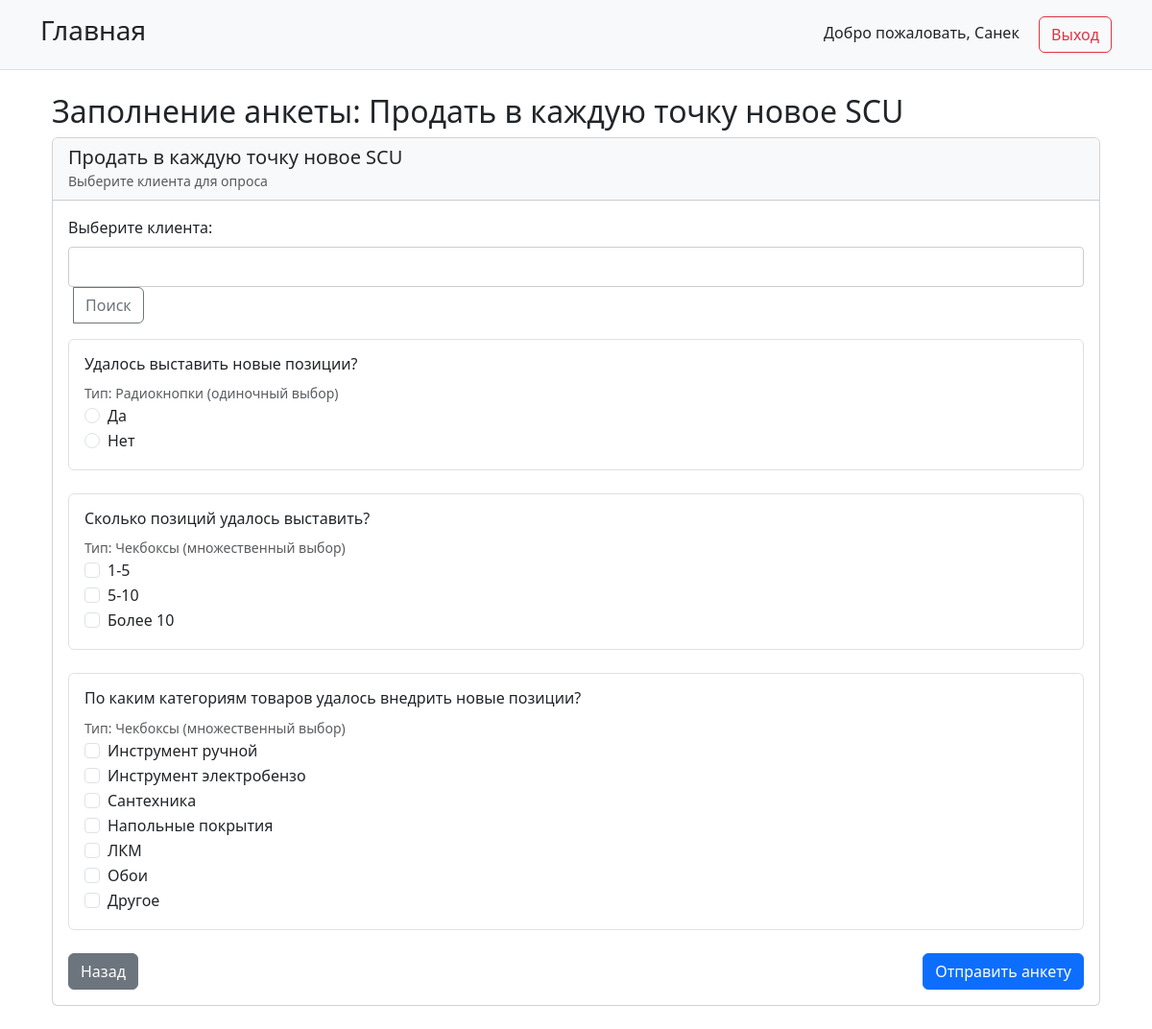
Page /tasks/survey/20/ (signed in) on the committed database.
### users/models.py (models this page shows, shortened)
class CustomUser(AbstractUser):
    role = models.CharField(
        _('Роль'),
        max_length=20,
        choices=Role.choices,
        default=Role.EMPLOYEE
    )
    phone = models.CharField(
        _('Телефон'),
        max_length=20,
        blank=True,
        null=True
    )
    groups = models.ManyToManyField(
        Group,
        verbose_name=_('groups'),
        blank=True,
        help_text=_(
            'The groups this user belongs to. A user will get all permissions '
            'granted to each of their groups.'
        ),
        related_name='customuser_set',
        related_query_name='customuser',
    )
    user_permissions = models.ManyToManyField(
        Permission,
        verbose_name=_('user permissions'),
        blank=True,
        help_text=_('Specific permissions for this user.'),
        related_name='customuser_set',
        related_query_name='customuser',
    )
    class Meta:
        verbose_name = _('Пользователь')
        verbose_name_plural = _('Пользователи')

### tasks/models.py (models this page shows, shortened)
class Task(models.Model):
    title = models.CharField(_('Название задачи'), max_length=200)
    description = models.TextField(_('Описание'), blank=True, null=True)
    task_type = models.CharField(
        _('Тип задачи'),
        max_length=20,
        choices=TaskType.choices
    )
    status = models.CharField(
        _('Статус'),
        max_length=20,
        choices=TaskStatus.choices,
        default=TaskStatus.DRAFT
    )
    is_active = models.BooleanField(_('Активная'), default=True)
    assigned_to = models.ForeignKey(
        CustomUser,
        on_delete=models.SET_NULL,
        null=True,
        blank=True,
        limit_choices_to={'role': UserRoles.EMPLOYEE},
        verbose_name=_('Назначено сотруднику')
    )
    client = models.ForeignKey(
        Client,
        on_delete=models.SET_NULL,
        null=True,
        blank=True,
        verbose_name=_('Клиент')
    )
    created_by = models.ForeignKey(
        CustomUser,
        on_delete=models.SET_NULL,
        null=True,
        related_name='created_tasks',
        limit_choices_to={'role': UserRoles.MODERATOR},
        verbose_name=_('Создано модератором')
    )
    created_at = models.DateTimeField(_('Создано'), auto_now_add=True)
    updated_at = models.DateTimeField(_('Обновлено'), auto_now=True)
    moderator_comment = models.TextField(
        _('Комментарий модератора'),
        blank=True,
        null=True
    )
    target_count = models.PositiveIntegerField(
        _('Целевое количество ответов'),
        default=0,
        help_text=_('Для анкет: сколько клиентов нужно опросить')
    )
    current_count = models.PositiveIntegerField(
        _('Текущее количество ответов'),
        default=0
    )
    def can_be_viewed_by(self, user):
        if user.role == UserRoles.MODERATOR:
            return True
        if user.role == UserRoles.EMPLOYEE:
            return (
                self.status in [TaskStatus.SENT, TaskStatus.REWORK, TaskStatus.ON_CHECK] and
                self.is_active and
                (self.assigned_to == user or self.assigned_to is None)
            )
        return False
    class Meta:
        verbose_name = _('Задача')
        verbose_name_plural = _('Задачи')
        ordering = ['-created_at']

class SurveyQuestion(models.Model):
    QUESTION_TYPE_CHOICES = [
                ('TEXT', 'Текстовое поле'),
                ('TEXT_SHORT', 'Короткое текстовое поле (20 символов)'),
                ('RADIO', 'Радиокнопки (одиночный выбор)'),
                ('CHECKBOX', 'Чекбоксы (множественный выбор)'),
                ('SELECT_SINGLE', 'Выбор из списка (одиночный выбор)'),
                ('SELECT_MULTIPLE', 'Выбор из списка (множественный выбор)'),
                ('PHOTO', 'Фото'),
            ]
    task = models.ForeignKey(
        'Task',
        on_delete=models.CASCADE,
        limit_choices_to={'task_type': TaskType.SURVEY},
        related_name='questions',
        verbose_name=_('Задача')
    )
    question_text = models.CharField(_('Текст вопроса'), max_length=500)
    order = models.PositiveIntegerField(_('Порядок'), default=0)
    question_type = models.CharField(
        _('Тип вопроса'),
        max_length=20,
        choices=QUESTION_TYPE_CHOICES,
        default='TEXT'
    )
    created_at = models.DateTimeField(_('Создано'), auto_now_add=True)
    def has_custom_choices(self):
        return self.choices.exists()
    class Meta:
        verbose_name = _('Вопрос анкеты')
        verbose_name_plural = _('Вопросы анкет')
        ordering = ['order']

class SurveyQuestionChoice(models.Model):
    question = models.ForeignKey(
        SurveyQuestion,
        on_delete=models.CASCADE,
        related_name='choices',
        verbose_name=_('Вопрос')
    )
    choice_text = models.CharField(_('Текст варианта'), max_length=200)
    is_correct = models.BooleanField(_('Правильный ответ'), default=False)
    order = models.PositiveIntegerField(_('Порядок'), default=0)
    class Meta:
        verbose_name = _('Вариант ответа')
        verbose_name_plural = _('Варианты ответов')
        ordering = ['order']

### tasks/views.py (the view, shortened to what this page needs)
# urls.py: path('survey/<int:task_id>/', views.SurveyResponseView.as_view(), name='survey_response'),
class SurveyResponseView(LoginRequiredMixin, FormView):
    template_name = 'tasks/survey_form.html'
    form_class = SurveyResponseForm
    def get_form_kwargs(self):
        kwargs = super().get_form_kwargs()
        task_id = self.kwargs['task_id']
        task = get_object_or_404(Task, id=task_id)
        if not task.can_be_viewed_by(self.request.user):
            raise Http404(_("Задача не найдена или недоступна"))
        if task.task_type != TaskType.SURVEY:
            raise Http404(_("Задача не является анкетой"))
        kwargs['task'] = task
        kwargs['user'] = self.request.user
        return kwargs
    def get_context_data(self, **kwargs):
        context = super().get_context_data(**kwargs)
        task_id = self.kwargs['task_id']
        context['task'] = get_object_or_404(Task, id=task_id)
        context['title'] = _('Заполнение анкеты')
        return context

### tasks/templatetags/form_tags.py (called while the page is built)
@register.filter
def get_item(dictionary, key):
    return dictionary.get(f'question_{key}')

### templates/tasks/survey_form.html (shortened to what this page needs)
{% extends 'base.html' %}
{% load i18n form_tags static %}
{% block content %}
<div class="container mt-4">
    <div class="row">
        <div class="col-md-12">
            <h2>{% trans 'Заполнение анкеты' %}: {{ task.title }}</h2>
            <div class="card mb-4">
                <div class="card-header bg-light">
                    <h5 class="mb-0">{{ task.title }}</h5>
                    {% if not task.client %}
                        <small class="text-muted">{% trans 'Выберите клиента для опроса' %}</small>
                    {% else %}
                        <small class="text-muted">{% trans 'Клиент' %}: {{ task.client.name }}</small>
                    {% endif %}
                </div>
                <div class="card-body">
                    <form method="post" enctype="multipart/form-data">
                        {% if not task.client %}
                            <div class="form-group mb-3">
                                <label for="id_client" class="form-label">Выберите клиента:</label>
                                <div id="client-input-container">
                                    <input type="text" name="selected_client" id="id_client" class="form-control" required>
                                </div>
                            </div>
                        {% endif %}
                        {% for question in task.questions.all %}
                            <div class="mb-4 p-3 border rounded">
                                <h6>{{ question.question_text }}</h6>
                                <small class="text-muted">{% trans 'Тип:' %} {{ question.get_question_type_display }}</small>
                                {% if question.question_type == 'TEXT' %}
                                    <textarea class="form-control" name="question_{{ question.id }}" id="question_{{ question.id }}" rows="5"></textarea>
                                {% elif question.question_type == 'TEXT_SHORT' %}
                                    <input type="text" class="form-control" name="question_{{ question.id }}" id="question_{{ question.id }}" maxlength="20">
                                    <small class="text-muted">Максимум 20 символов</small>
                                {% elif question.question_type == 'RADIO' %}
                                    {% if question.has_custom_choices %}
                                        {% for choice in question.choices.all %}
                                            <div class="form-check">
                                                <input class="form-check-input" type="radio"
                                                       name="question_{{ question.id }}"
                                                       id="question_{{ question.id }}_{{ choice.id }}"
                                                       value="{{ choice.id }}">
                                                <label class="form-check-label" for="question_{{ question.id }}_{{ choice.id }}">
                                                    {{ choice.choice_text }}
                                                </label>
                                            </div>
                                        {% endfor %}
                                    {% else %}
                                        <div class="form-check">
                                            <input class="form-check-input" type="radio" name="question_{{ question.id }}" value="да" id="question_{{ question.id }}_yes">
                                            <label class="form-check-label" for="question_{{ question.id }}_yes">Да</label>
                                        </div>
                                        <div class="form-check">
                                            <input class="form-check-input" type="radio" name="question_{{ question.id }}" value="нет" id="question_{{ question.id }}_no">
                                            <label class="form-check-label" for="question_{{ question.id }}_no">Нет</label>
                                        </div>
                                    {% endif %}
                                {% elif question.question_type == 'CHECKBOX' %}
                                    {% if question.has_custom_choices %}
                                        {% for choice in question.choices.all %}
                                            <div class="form-check">
                                                <input class="form-check-input" type="checkbox"
                                                       name="question_{{ question.id }}"
                                                       id="question_{{ question.id }}_{{ choice.id }}"
                                                       value="{{ choice.id }}">
                                                <label class="form-check-label" for="question_{{ question.id }}_{{ choice.id }}">
                                                    {{ choice.choice_text }}
                                                </label>
                                            </div>
                                        {% endfor %}
                                    {% endif %}
                                {% elif question.question_type == 'PHOTO' %}
                                    <input type="file" class="form-control" name="question_{{ question.id }}"
                                           id="question_{{ question.id }}" accept="image/*" multiple>
                                    <small class="text-muted mt-2">Можно выбрать несколько файлов (до 10)</small>
                                {% endif %}
                            </div>
                        {% endfor %}
                        <div class="d-flex justify-content-between">
                            <a href="{% url 'tasks:task_detail' task.pk %}" class="btn btn-secondary">{% trans 'Назад' %}</a>
                            <button type="submit" class="btn btn-primary">{% trans 'Отправить анкету' %}</button>
                        </div>
                    </form>
                </div>
            </div>
        </div>
    </div>
    {% if not task.client %}
        <link rel="stylesheet" href="{% static 'css/client_search.css' %}">
    {% endif %}
</div>
{% endblock %}

### templates/base.html (shortened to what this page needs)
<!DOCTYPE html>
<html lang="ru">
<head>
    <link href="https://cdn.jsdelivr.net/npm/bootstrap@5.3.0/dist/css/bootstrap.min.css" rel="stylesheet">
</head>
<body>
    <div class="control-panel">
        <div class="container">
            <div class="d-flex justify-content-between align-items-center">
                <a href="{% url 'home' %}" class="h3 text-decoration-none text-dark">Главная</a>
                <div>
                    {% if user.is_authenticated %}
                        <span class="me-3">Добро пожаловать, {{ user.username }}</span>
                        <a href="{% url 'logout' %}" class="btn btn-outline-danger">Выход</a>
                    {% endif %}
                </div>
            </div>
        </div>
    </div>
    <div class="container">
        {% block content %}
        {% endblock %}
    </div>
</body>
</html>

### static/css/client_search.css (style rules this page uses)
#client-input-container { position: relative; display: inline-block; width: 100%; }
#id_client { width: 100%; padding: 8px; border: 1px solid #ccc; border-radius: 4px; box-sizing: border-box; }

### templates/base.html (style rules this page uses)
.control-panel { background-color: #f8f9fa; padding: 15px; margin-bottom: 20px; border-bottom: 1px solid #dee2e6; }

### rows in the picture
CustomUser: username "Санек"
Task: title "Продать в каждую точку новое SCU"
SurveyQuestion: question_text "Удалось выставить новые позиции?", question_type "Радиокнопки (одиночный выбор)"
SurveyQuestion: question_text "Сколько позиций удалось выставить?", question_type "Чекбоксы (множественный выбор)"
SurveyQuestionChoice: choice_text "1-5"
SurveyQuestionChoice: choice_text "5-10"
SurveyQuestionChoice: choice_text "Более 10"
SurveyQuestion: question_text "По каким категориям товаров удалось внедрить новые позиции?", question_type "Чекбоксы (множественный выбор)"
SurveyQuestionChoice: choice_text "Инструмент ручной"
SurveyQuestionChoice: choice_text "Инструмент электробензо"
SurveyQuestionChoice: choice_text "Сантехника"
SurveyQuestionChoice: choice_text "Напольные покрытия"
SurveyQuestionChoice: choice_text "ЛКМ"
SurveyQuestionChoice: choice_text "Обои"
SurveyQuestionChoice: choice_text "Другое"
